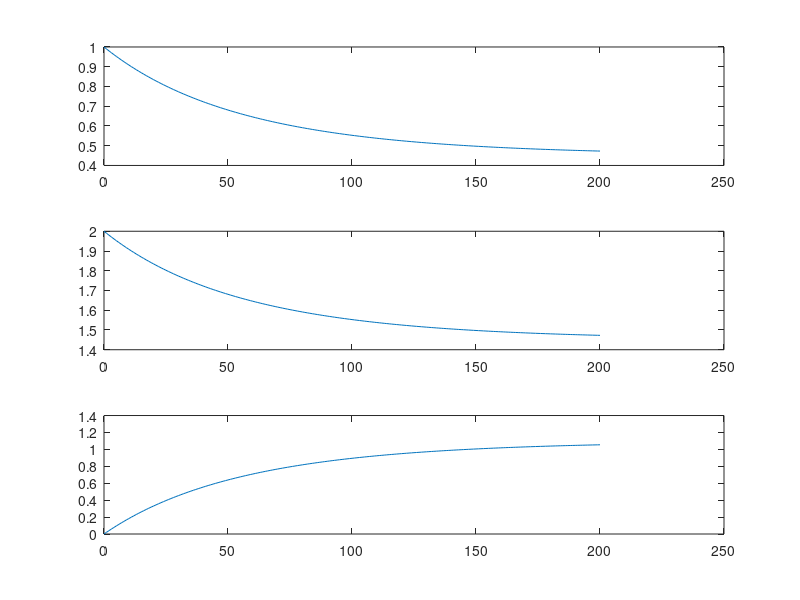

MATLAB code to generate this figure:
k1 = 5; 
k2 = 3;
c1(1) = 1;
c2(1) = 2;
c3(1) = 0;
dt= 0.001;
i = 0;

 for t = 1:200
    c1(t+1) = c1(t) + (k2*c3(t)-k1*c1(t)*c2(t))*dt;
    c2(t+1) = c2(t) + (k2*c3(t)-k1*c1(t)*c2(t))*dt;
    c3(t+1) = c3(t) + (2*k1*c1(t)*c2(t)-2*k2*c3(t))*dt
    i(t+1) = t+ dt;
end

subplot(3,1,1);
plot(i,c1);
subplot(3,1,2);
plot(i,c2);
subplot (3,1,3);
plot(i,c3);
